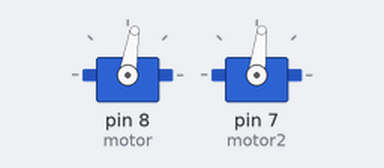
Bench run of a sketch on a simulated Arduino Uno, built with avr-gcc and run on an emulated ATmega328P. On the bench: 2 × servo.

Above: at 0.1 s.
At 0.6 s:
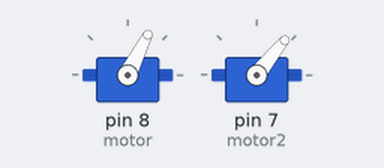
At 20.1 s:
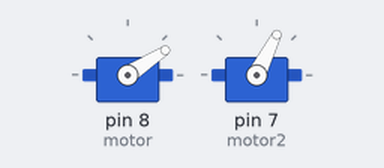
At 39.6 s:
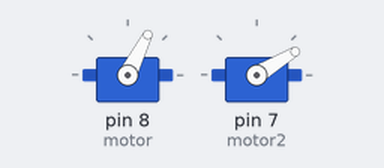
Timing chart, 0 to 40.0 s (numbered marks = the images above):
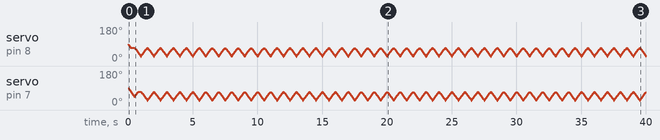

The sketch:

calango.ino
```cpp
#include <VarSpeedServo.h>
VarSpeedServo motor;
VarSpeedServo motor2;

void setup(){

motor.attach(8);
motor2.attach(7);

}


void loop(){

int vel = 60;


//MOVIMENTO 1
motor.write(70,vel);
motor2.write(0,vel);
delay(500);

//MOVIMENTO 2
motor.write(0,vel);
motor2.write(70,vel);
delay(500);

}
```
